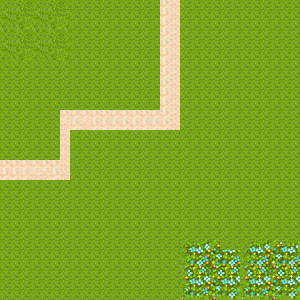

The image is a tile-based game level rendered from a .tmx file. Its description and source (layers, tilesets, objects; grid data summarised) follow:
An orthogonal 30x30 tile map with 10x10 px tiles, 1 tile layer (Tile Layer 1), 2 tilesets.

<map version="1.0" orientation="orthogonal" renderorder="left-up" width="30" height="30" tilewidth="10" tileheight="10" nextobjectid="1">
 <tileset firstgid="1" name="tilea2 (1)" tilewidth="10" tileheight="10">
  <image source="2D Source/tilea2 (1).png" width="512" height="384" />
 </tileset>
 <tileset firstgid="1939" name="tileb" tilewidth="10" tileheight="10">
  <image source="2D Source/tileb.png" width="512" height="512" />
 </tileset>
 <layer name="Tile Layer 1" width="30" height="30">
  <data>[900 cells, 900 non-empty, 80 distinct tile ids]</data>
 </layer>
</map>
